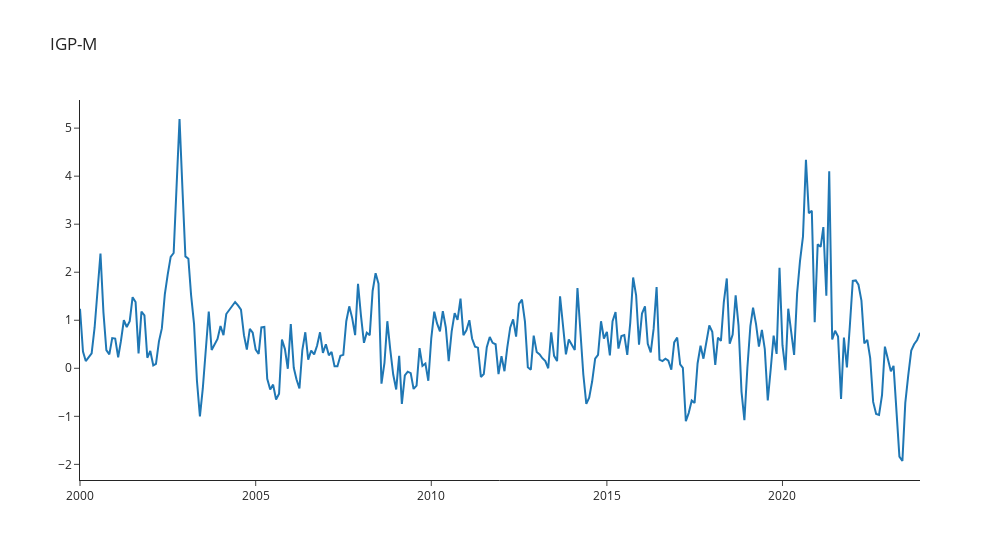

Notebook code cell kept with this figure:
### Code cell
plot_graph(igpm, 'IGP-M')

### Figure 1 — Plotly figure (JSON) as saved in the notebook; plotly's stock layout.template omitted (floating-point values rounded to 4 significant figures; data arrays with more than 128 entries replaced by an {"elided": "..."} marker saying what was removed)
{"data": [{"type": "scatter", "x": {"elided": "288 str values"}, "y": {"elided": "288 float values"}}], "layout": {"title": {"text": "IGP-M"}, "width": 1000}}
